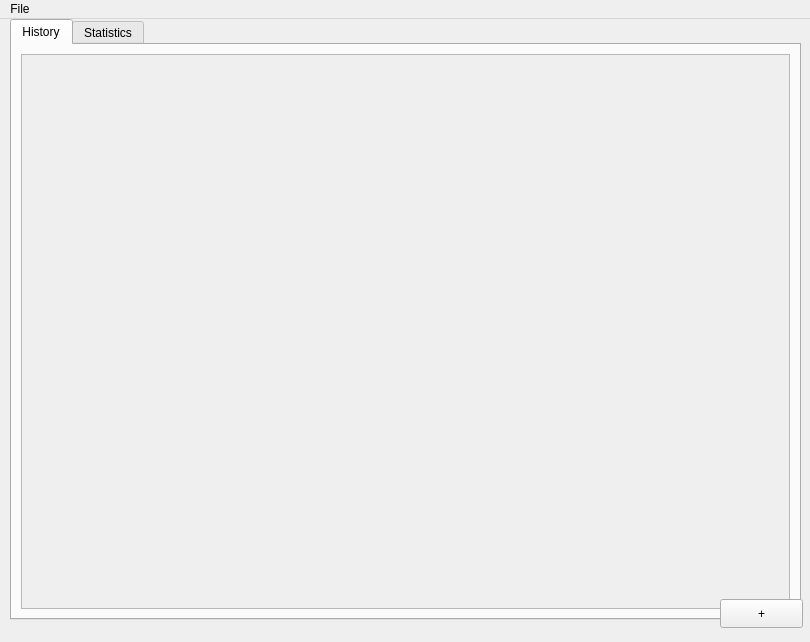
<?xml version="1.0" encoding="UTF-8"?>
<ui version="4.0">
 <class>MainWindow</class>
 <widget class="QMainWindow" name="MainWindow">
  <property name="geometry">
   <rect>
    <x>0</x>
    <y>0</y>
    <width>810</width>
    <height>642</height>
   </rect>
  </property>
  <property name="windowTitle">
   <string>MainWindow</string>
  </property>
  <widget class="QWidget" name="centralwidget">
   <widget class="QTabWidget" name="tabWidget">
    <property name="geometry">
     <rect>
      <x>10</x>
      <y>0</y>
      <width>791</width>
      <height>601</height>
     </rect>
    </property>
    <property name="currentIndex">
     <number>0</number>
    </property>
    <widget class="QWidget" name="History">
     <attribute name="title">
      <string>History</string>
     </attribute>
     <layout class="QVBoxLayout" name="verticalLayout_2">
      <item>
       <widget class="QScrollArea" name="HistoryScrollArea">
        <property name="widgetResizable">
         <bool>true</bool>
        </property>
        <widget class="QWidget" name="HistoryContents">
         <property name="geometry">
          <rect>
           <x>0</x>
           <y>0</y>
           <width>763</width>
           <height>540</height>
          </rect>
         </property>
         <layout class="QVBoxLayout" name="verticalLayout">
          <item>
           <spacer name="verticalSpacer">
            <property name="orientation">
             <enum>Qt::Orientation::Vertical</enum>
            </property>
            <property name="sizeHint" stdset="0">
             <size>
              <width>20</width>
              <height>264</height>
             </size>
            </property>
           </spacer>
          </item>
         </layout>
        </widget>
       </widget>
      </item>
     </layout>
    </widget>
    <widget class="QWidget" name="Statistics">
     <attribute name="title">
      <string>Statistics</string>
     </attribute>
     <widget class="QPushButton" name="StatsButton">
      <property name="geometry">
       <rect>
        <x>260</x>
        <y>20</y>
        <width>211</width>
        <height>21</height>
       </rect>
      </property>
      <property name="text">
       <string>Generate Statistics</string>
      </property>
     </widget>
    </widget>
   </widget>
   <widget class="QPushButton" name="AddButton">
    <property name="geometry">
     <rect>
      <x>720</x>
      <y>580</y>
      <width>83</width>
      <height>29</height>
     </rect>
    </property>
    <property name="text">
     <string>+</string>
    </property>
   </widget>
  </widget>
  <widget class="QMenuBar" name="menubar">
   <property name="geometry">
    <rect>
     <x>0</x>
     <y>0</y>
     <width>810</width>
     <height>25</height>
    </rect>
   </property>
   <widget class="QMenu" name="menuFile">
    <property name="title">
     <string>File</string>
    </property>
    <addaction name="actionOpen_History"/>
   </widget>
   <addaction name="menuFile"/>
  </widget>
  <action name="actionHistory">
   <property name="text">
    <string>History</string>
   </property>
  </action>
  <action name="actionOpen_History">
   <property name="text">
    <string>Open History</string>
   </property>
  </action>
 </widget>
 <resources/>
 <connections/>
</ui>
